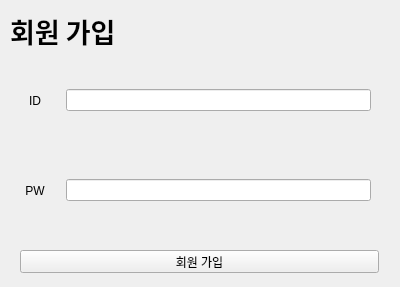
<?xml version="1.0" encoding="UTF-8"?>
<ui version="4.0">
 <class>Form</class>
 <widget class="QWidget" name="Form">
  <property name="geometry">
   <rect>
    <x>0</x>
    <y>0</y>
    <width>400</width>
    <height>287</height>
   </rect>
  </property>
  <property name="windowTitle">
   <string>Form</string>
  </property>
  <widget class="QWidget" name="horizontalLayoutWidget">
   <property name="geometry">
    <rect>
     <x>10</x>
     <y>60</y>
     <width>361</width>
     <height>81</height>
    </rect>
   </property>
   <layout class="QHBoxLayout" name="horizontalLayout">
    <item>
     <widget class="QLabel" name="label">
      <property name="sizePolicy">
       <sizepolicy hsizetype="Fixed" vsizetype="Preferred">
        <horstretch>0</horstretch>
        <verstretch>0</verstretch>
       </sizepolicy>
      </property>
      <property name="minimumSize">
       <size>
        <width>50</width>
        <height>0</height>
       </size>
      </property>
      <property name="text">
       <string>ID</string>
      </property>
      <property name="alignment">
       <set>Qt::AlignCenter</set>
      </property>
     </widget>
    </item>
    <item>
     <widget class="QLineEdit" name="lineId"/>
    </item>
   </layout>
  </widget>
  <widget class="QWidget" name="horizontalLayoutWidget_2">
   <property name="geometry">
    <rect>
     <x>10</x>
     <y>150</y>
     <width>361</width>
     <height>81</height>
    </rect>
   </property>
   <layout class="QHBoxLayout" name="horizontalLayout_2">
    <item>
     <widget class="QLabel" name="label_2">
      <property name="sizePolicy">
       <sizepolicy hsizetype="Fixed" vsizetype="Preferred">
        <horstretch>0</horstretch>
        <verstretch>0</verstretch>
       </sizepolicy>
      </property>
      <property name="minimumSize">
       <size>
        <width>50</width>
        <height>0</height>
       </size>
      </property>
      <property name="text">
       <string>PW</string>
      </property>
      <property name="alignment">
       <set>Qt::AlignCenter</set>
      </property>
     </widget>
    </item>
    <item>
     <widget class="QLineEdit" name="linePw">
      <property name="echoMode">
       <enum>QLineEdit::Password</enum>
      </property>
     </widget>
    </item>
   </layout>
  </widget>
  <widget class="QPushButton" name="btnCreate">
   <property name="geometry">
    <rect>
     <x>20</x>
     <y>250</y>
     <width>359</width>
     <height>23</height>
    </rect>
   </property>
   <property name="text">
    <string>회원 가입</string>
   </property>
  </widget>
  <widget class="QWidget" name="verticalLayoutWidget">
   <property name="geometry">
    <rect>
     <x>10</x>
     <y>10</y>
     <width>361</width>
     <height>41</height>
    </rect>
   </property>
   <layout class="QVBoxLayout" name="verticalLayout">
    <item>
     <widget class="QLabel" name="label_3">
      <property name="font">
       <font>
        <family>나눔고딕코딩</family>
        <pointsize>20</pointsize>
        <weight>75</weight>
        <bold>true</bold>
       </font>
      </property>
      <property name="text">
       <string>회원 가입</string>
      </property>
     </widget>
    </item>
   </layout>
  </widget>
 </widget>
 <resources/>
 <connections/>
</ui>
